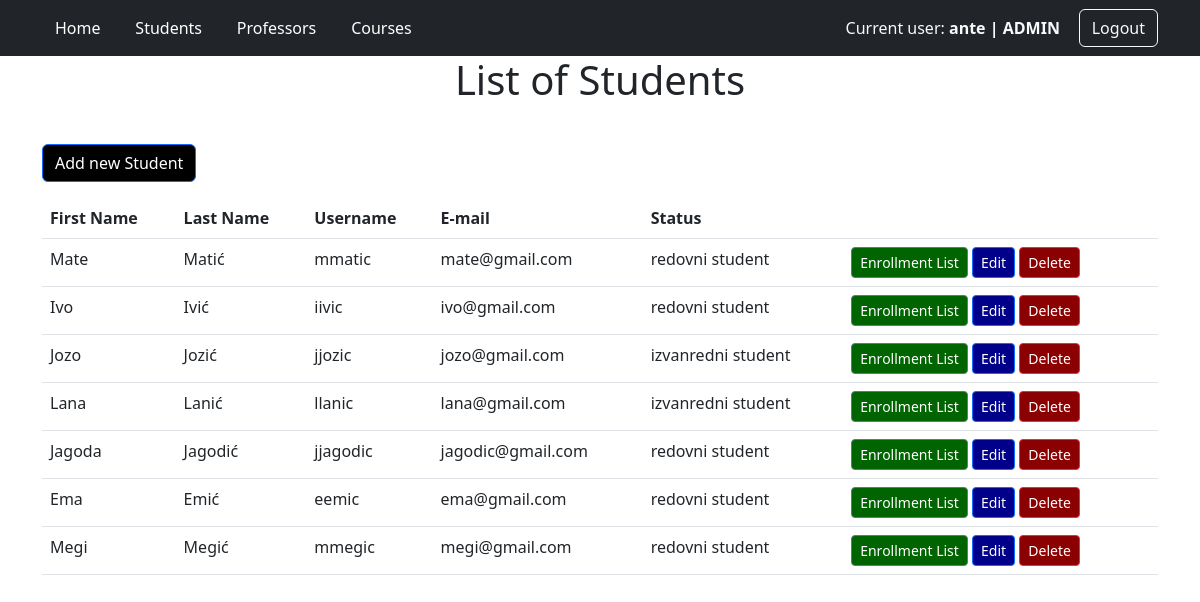
The page /all_students/ (signed in) on the database its author committed.
### app/models.py (models this page shows, shortened)
class User(AbstractUser):
    user_status = (
        ('none', 'none'),
        ('redovni student', 'redovni student'),
        ('izvanredni student', 'izvanredni student')
    )
    role = models.ForeignKey(Role, on_delete=models.SET_NULL, null=True)
    status = models.CharField(max_length=32, choices=user_status)

class Role(models.Model):
    ADMIN = 'ADMIN'
    PROFESSOR = 'PROFESSOR'
    STUDENT = 'STUDENT'
    role_choices = [
        (ADMIN, 'admin'),
        (PROFESSOR, 'professor'),
        (STUDENT, 'student')
    ]
    role = models.CharField(max_length=32, choices=role_choices)

### app/views.py (the view)
# urls.py: path('all_students/', views.all_students, name='all_students'),
@login_required
def all_students(request):
    if request.user.role.role == Role.ADMIN or request.user.role.role == Role.PROFESSOR:
        students = User.objects.filter(role_id__role=Role.STUDENT)
        return render(request, 'all_students.html', {"students": students})
    else:
        return HttpResponse("Access Denied!")

### app/templates/all_students.html (shortened to what this page needs)
{% extends 'base.html' %}
{% block body %}
<div class="container">
    <div class="row">
        <div class="col-12">
            <h1 class="text-center mb-4">List of Students</h1>
            {% if request.user.is_superuser %}
                <a href="{% url 'add_user' 'STUDENT' %}" class="btn btn-primary my-3" role="button" style="background-color: black; color: white;">Add new Student</a>
            {% endif %}
            <table class="table">
                <thead>
                    <tr>
                        <th scope="col">First Name</th>
                        <th scope="col">Last Name</th>
                        <th scope="col">Username</th>
                        <th scope="col">E-mail</th>
                        <th scope="col">Status</th>
                        <th scope="col"></th>
                    </tr>
                </thead>
                <tbody>
                    {% for student in students %}
                        <tr>
                            <td>{{ student.first_name }}</td>
                            <td>{{ student.last_name }}</td>
                            <td>{{ student.username }}</td>
                            <td>{{ student.email }}</td>
                            <td>{{ student.status }}</td>
                            <td>
                                {% if request.user.is_superuser %}
                                    <a href="{% url 'enrollment_list' student.id %}" class="btn btn-sm btn-secondary" role="button" style="background-color: darkgreen; color: white;">Enrollment List</a>
                                    <a href="{% url 'edit_user' student.id %}" class="btn btn-sm btn-primary" role="button" style="background-color: darkblue; color: white;">Edit</a>
                                    <button type="button" class="btn btn-sm btn-danger" data-bs-toggle="modal" data-bs-target="#deleteModal{{ student.id }}" style="background-color: darkred; color: white;">
                                        Delete
                                    </button>
                                {% endif %}
                            </td>
                        </tr>
                    {% endfor %}
                </tbody>
            </table>
        </div>
    </div>
</div>
{% endblock %}

### app/templates/base.html (shortened to what this page needs)
<!DOCTYPE html>
<html lang="en">
<head>
    <link href="https://cdn.jsdelivr.net/npm/bootstrap@5.2.0-beta1/dist/css/bootstrap.min.css" rel="stylesheet">
</head>
<body>
    <nav class="navbar navbar-expand-lg navbar-dark bg-dark">
        <div class="container">
            <div class="collapse navbar-collapse" id="navbarText">
                <ul class="navbar-nav me-auto mb-2 mb-lg-0">
                    <a href="{% url 'index' %}" class="btn btn-dark" role="button">Home</a>
                    <li class="nav-item">
                        <span class="navbar-separator">|</span>
                    </li>
                    {% if request.user.is_superuser %}
                    <li class="nav-item">
                        <a href="{% url 'all_students' %}" class="btn btn-dark" role="button">Students</a>
                    </li>
                    <li class="nav-item">
                        <span class="navbar-separator">|</span>
                    </li>
                    <li class="nav-item">
                        <a href="{% url 'all_professors' %}" class="btn btn-dark" role="button">Professors</a>
                    </li>
                    {% endif %}
                    {% if request.user.is_superuser or request.user.role.role == 'PROFESSOR' %}
                    <li class="nav-item">
                        <span class="navbar-separator">|</span>
                    </li>
                    <li class="nav-item">
                        <a href="{% url 'all_courses' %}" class="btn btn-dark" role="button">Courses</a>
                    </li>
                    {% endif %}
                </ul>
                <ul class="navbar-nav ms-auto">
                    <li class="nav-item" style="margin-left: auto; padding-left: 10px;">
                            {% if request.user.is_authenticated %}
                                {% if request.user.role.role == 'ADMIN' %}
                                    <span class="navbar-text text-light">
                                        Current user: <b>{{user.username}} | {{ request.user.role.role }}</b>
                                    </span>
                                {% else %}
                                    <span class="navbar-text text-light">
                                        Current user: <b>{{user.username}} | {{user.first_name}} {{user.last_name}} | {{ request.user.role.role }}</b>
                                    </span>
                                {% endif %}
                            {% endif %}
                    </li>
                    <li class="nav-item" style="margin-left: auto; padding-left: 10px;">
                        <b>|</b>
                    </li>
                    <li class="nav-item" style="display: flex; align-items: center;">
                        {% if request.user.is_authenticated %}
                            <a href="{% url 'logout' %}" class="btn btn-dark btn-outline-light" role="button">Logout</a>
                        {% else %}
                            <a href="{% url 'login' %}" class="btn btn-dark btn-outline-light" role="button">Login</a>
                        {% endif %}
                    </li>
                </ul>
            </div>
        </div>
    </nav>
    {% block body %}
    {% endblock %}
</body>
</html>

### app/templates/base.html (style rules this page uses)
.navbar-nav li { display: flex; align-items: center; }

### rows shown on the page
User: username "ante", user.role.role "ADMIN"
User: first_name "Mate", last_name "Matić", username "mmatic", email "mate@gmail.com", status "redovni student"
User: first_name "Ivo", last_name "Ivić", username "iivic", email "ivo@gmail.com", status "redovni student"
User: first_name "Jozo", last_name "Jozić", username "jjozic", email "jozo@gmail.com", status "izvanredni student"
User: first_name "Lana", last_name "Lanić", username "llanic", email "lana@gmail.com", status "izvanredni student"
User: first_name "Jagoda", last_name "Jagodić", username "jjagodic", email "jagodic@gmail.com", status "redovni student"
User: first_name "Ema", last_name "Emić", username "eemic", email "ema@gmail.com", status "redovni student"
User: first_name "Megi", last_name "Megić", username "mmegic", email "megi@gmail.com", status "redovni student"
